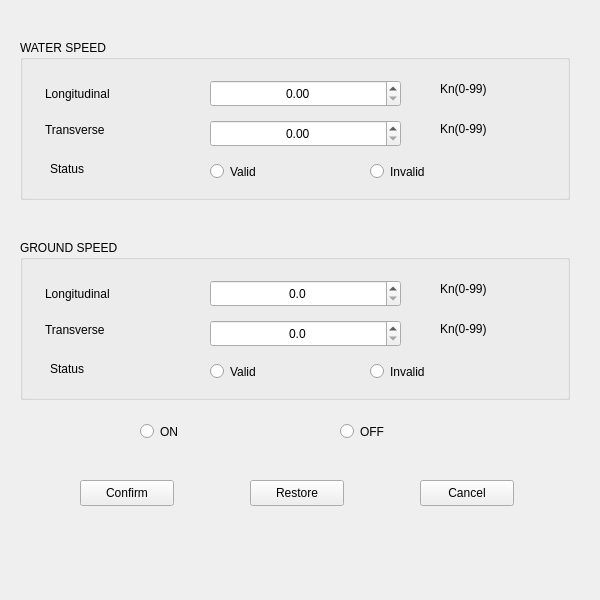
<?xml version="1.0" encoding="UTF-8"?>
<ui version="4.0">
 <class>CLOG</class>
 <widget class="QFrame" name="CLOG">
  <property name="geometry">
   <rect>
    <x>0</x>
    <y>0</y>
    <width>600</width>
    <height>600</height>
   </rect>
  </property>
  <property name="windowTitle">
   <string>Frame</string>
  </property>
  <widget class="QGroupBox" name="waterBox">
   <property name="geometry">
    <rect>
     <x>20</x>
     <y>40</y>
     <width>550</width>
     <height>160</height>
    </rect>
   </property>
   <property name="title">
    <string>WATER SPEED</string>
   </property>
   <widget class="QLabel" name="label_3">
    <property name="geometry">
     <rect>
      <x>25</x>
      <y>44</y>
      <width>91</width>
      <height>20</height>
     </rect>
    </property>
    <property name="text">
     <string>Longitudinal</string>
    </property>
   </widget>
   <widget class="QLabel" name="label_4">
    <property name="geometry">
     <rect>
      <x>25</x>
      <y>80</y>
      <width>91</width>
      <height>20</height>
     </rect>
    </property>
    <property name="text">
     <string>Transverse</string>
    </property>
   </widget>
   <widget class="QLabel" name="label_5">
    <property name="geometry">
     <rect>
      <x>30</x>
      <y>120</y>
      <width>66</width>
      <height>18</height>
     </rect>
    </property>
    <property name="text">
     <string>Status</string>
    </property>
   </widget>
   <widget class="QDoubleSpinBox" name="Water_Longitude">
    <property name="geometry">
     <rect>
      <x>190</x>
      <y>40</y>
      <width>191</width>
      <height>27</height>
     </rect>
    </property>
    <property name="alignment">
     <set>Qt::AlignmentFlag::AlignCenter</set>
    </property>
   </widget>
   <widget class="QDoubleSpinBox" name="Water_Transverse">
    <property name="geometry">
     <rect>
      <x>190</x>
      <y>80</y>
      <width>191</width>
      <height>27</height>
     </rect>
    </property>
    <property name="alignment">
     <set>Qt::AlignmentFlag::AlignCenter</set>
    </property>
   </widget>
   <widget class="QLabel" name="label_6">
    <property name="geometry">
     <rect>
      <x>420</x>
      <y>40</y>
      <width>66</width>
      <height>18</height>
     </rect>
    </property>
    <property name="text">
     <string>Kn(0-99)</string>
    </property>
   </widget>
   <widget class="QLabel" name="label_7">
    <property name="geometry">
     <rect>
      <x>420</x>
      <y>80</y>
      <width>66</width>
      <height>18</height>
     </rect>
    </property>
    <property name="text">
     <string>Kn(0-99)</string>
    </property>
   </widget>
   <widget class="QRadioButton" name="rb_Water_Valid">
    <property name="geometry">
     <rect>
      <x>190</x>
      <y>120</y>
      <width>110</width>
      <height>23</height>
     </rect>
    </property>
    <property name="text">
     <string>Valid</string>
    </property>
   </widget>
   <widget class="QRadioButton" name="rb_Water_Invalid">
    <property name="geometry">
     <rect>
      <x>350</x>
      <y>120</y>
      <width>110</width>
      <height>23</height>
     </rect>
    </property>
    <property name="text">
     <string>Invalid</string>
    </property>
   </widget>
  </widget>
  <widget class="QGroupBox" name="groundBox">
   <property name="geometry">
    <rect>
     <x>20</x>
     <y>240</y>
     <width>550</width>
     <height>160</height>
    </rect>
   </property>
   <property name="title">
    <string>GROUND SPEED</string>
   </property>
   <widget class="QLabel" name="label_43">
    <property name="geometry">
     <rect>
      <x>25</x>
      <y>44</y>
      <width>91</width>
      <height>20</height>
     </rect>
    </property>
    <property name="text">
     <string>Longitudinal</string>
    </property>
   </widget>
   <widget class="QLabel" name="label_44">
    <property name="geometry">
     <rect>
      <x>25</x>
      <y>80</y>
      <width>91</width>
      <height>20</height>
     </rect>
    </property>
    <property name="text">
     <string>Transverse</string>
    </property>
   </widget>
   <widget class="QLabel" name="label_45">
    <property name="geometry">
     <rect>
      <x>30</x>
      <y>120</y>
      <width>66</width>
      <height>18</height>
     </rect>
    </property>
    <property name="text">
     <string>Status</string>
    </property>
   </widget>
   <widget class="QDoubleSpinBox" name="Ground_Longitude">
    <property name="geometry">
     <rect>
      <x>190</x>
      <y>40</y>
      <width>191</width>
      <height>27</height>
     </rect>
    </property>
    <property name="alignment">
     <set>Qt::AlignmentFlag::AlignCenter</set>
    </property>
    <property name="decimals">
     <number>1</number>
    </property>
    <property name="maximum">
     <double>99.000000000000000</double>
    </property>
   </widget>
   <widget class="QDoubleSpinBox" name="Ground_Transverse">
    <property name="geometry">
     <rect>
      <x>190</x>
      <y>80</y>
      <width>191</width>
      <height>27</height>
     </rect>
    </property>
    <property name="alignment">
     <set>Qt::AlignmentFlag::AlignCenter</set>
    </property>
    <property name="decimals">
     <number>1</number>
    </property>
    <property name="maximum">
     <double>99.000000000000000</double>
    </property>
   </widget>
   <widget class="QLabel" name="label_46">
    <property name="geometry">
     <rect>
      <x>420</x>
      <y>40</y>
      <width>66</width>
      <height>18</height>
     </rect>
    </property>
    <property name="text">
     <string>Kn(0-99)</string>
    </property>
   </widget>
   <widget class="QLabel" name="label_47">
    <property name="geometry">
     <rect>
      <x>420</x>
      <y>80</y>
      <width>66</width>
      <height>18</height>
     </rect>
    </property>
    <property name="text">
     <string>Kn(0-99)</string>
    </property>
   </widget>
   <widget class="QRadioButton" name="rb_Ground_Valid">
    <property name="geometry">
     <rect>
      <x>190</x>
      <y>120</y>
      <width>110</width>
      <height>23</height>
     </rect>
    </property>
    <property name="text">
     <string>Valid</string>
    </property>
   </widget>
   <widget class="QRadioButton" name="rb_Ground_Invalid">
    <property name="geometry">
     <rect>
      <x>350</x>
      <y>120</y>
      <width>110</width>
      <height>23</height>
     </rect>
    </property>
    <property name="text">
     <string>Invalid</string>
    </property>
   </widget>
  </widget>
  <widget class="QPushButton" name="LOG_confirmn">
   <property name="geometry">
    <rect>
     <x>80</x>
     <y>480</y>
     <width>94</width>
     <height>26</height>
    </rect>
   </property>
   <property name="text">
    <string>Confirm</string>
   </property>
  </widget>
  <widget class="QPushButton" name="LOG_restore">
   <property name="geometry">
    <rect>
     <x>250</x>
     <y>480</y>
     <width>94</width>
     <height>26</height>
    </rect>
   </property>
   <property name="text">
    <string>Restore</string>
   </property>
  </widget>
  <widget class="QPushButton" name="LOG_cancel">
   <property name="geometry">
    <rect>
     <x>420</x>
     <y>480</y>
     <width>94</width>
     <height>26</height>
    </rect>
   </property>
   <property name="text">
    <string>Cancel</string>
   </property>
  </widget>
  <widget class="QRadioButton" name="LOG_on">
   <property name="geometry">
    <rect>
     <x>140</x>
     <y>420</y>
     <width>110</width>
     <height>23</height>
    </rect>
   </property>
   <property name="text">
    <string>ON</string>
   </property>
   <attribute name="buttonGroup">
    <string notr="true">buttonGroup</string>
   </attribute>
  </widget>
  <widget class="QRadioButton" name="LOG_off">
   <property name="geometry">
    <rect>
     <x>340</x>
     <y>420</y>
     <width>110</width>
     <height>23</height>
    </rect>
   </property>
   <property name="text">
    <string>OFF</string>
   </property>
   <attribute name="buttonGroup">
    <string notr="true">buttonGroup</string>
   </attribute>
  </widget>
 </widget>
 <resources/>
 <connections/>
 <buttongroups>
  <buttongroup name="buttonGroup"/>
 </buttongroups>
</ui>
